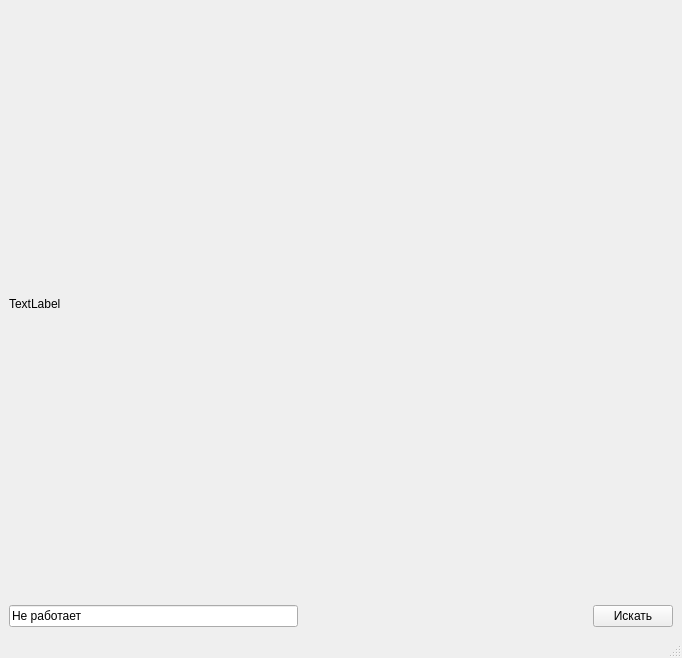
<?xml version="1.0" encoding="UTF-8"?>
<ui version="4.0">
 <class>MainWindow</class>
 <widget class="QMainWindow" name="MainWindow">
  <property name="geometry">
   <rect>
    <x>0</x>
    <y>0</y>
    <width>682</width>
    <height>658</height>
   </rect>
  </property>
  <property name="windowTitle">
   <string>MainWindow</string>
  </property>
  <widget class="QWidget" name="centralwidget">
   <layout class="QVBoxLayout" name="verticalLayout">
    <item>
     <layout class="QVBoxLayout" name="verticalLayout_2">
      <item>
       <widget class="QLabel" name="image">
        <property name="text">
         <string>TextLabel</string>
        </property>
       </widget>
      </item>
      <item>
       <layout class="QHBoxLayout" name="horizontalLayout">
        <item>
         <widget class="QLineEdit" name="edit">
          <property name="text">
           <string>Не работает</string>
          </property>
         </widget>
        </item>
        <item>
         <spacer name="horizontalSpacer">
          <property name="orientation">
           <enum>Qt::Horizontal</enum>
          </property>
          <property name="sizeHint" stdset="0">
           <size>
            <width>40</width>
            <height>20</height>
           </size>
          </property>
         </spacer>
        </item>
        <item>
         <widget class="QPushButton" name="search">
          <property name="text">
           <string>Искать</string>
          </property>
         </widget>
        </item>
       </layout>
      </item>
     </layout>
    </item>
   </layout>
  </widget>
  <widget class="QStatusBar" name="statusbar"/>
 </widget>
 <resources/>
 <connections/>
</ui>
